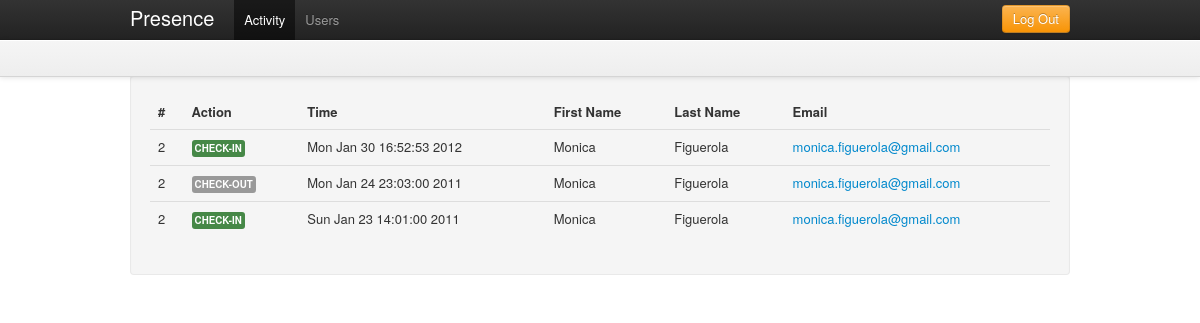
Page /admin/activity/ (signed in) on the earlier database version.
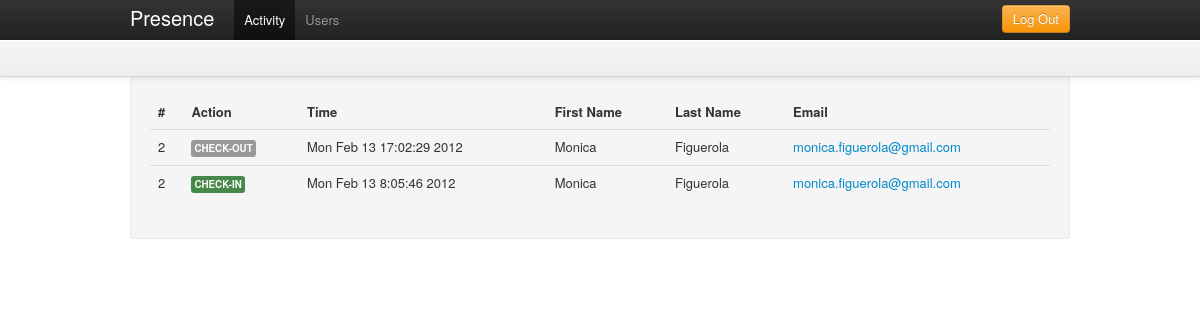
Same page on the later database version.
### tables this page shows
CREATE TABLE IF NOT EXISTS `presence_activity` (
  `id` int(11) NOT NULL AUTO_INCREMENT,
  `userid` varchar(250) NOT NULL,
  `action` varchar(50) NOT NULL,
  `timestamp` int(15) NOT NULL,
  PRIMARY KEY (`id`)
);

CREATE TABLE IF NOT EXISTS `presence_users` (
  `id` int(11) NOT NULL AUTO_INCREMENT,
  `email` varchar(150) NOT NULL,
  `password` varchar(50) NOT NULL,
  `role` varchar(20) NOT NULL,
  `firstname` varchar(200) NOT NULL,
  `lastname` varchar(300) NOT NULL,
  `mac` varchar(20) NOT NULL,
  PRIMARY KEY (`id`)
);

### public/index.php (called while the page is built, shortened)
<?php
require_once (ROOT . '/config/config.php');
global $CONFIG;
$dependencies = new DependencyContainer($CONFIG);
$url = isset($_GET['url']) ? $_GET['url'] : null;
$role = isset($_SESSION['role']) ? $_SESSION['role'] : null;
if ($url == null && $role == null) {
    $controller = "AuthController";
    $action = "asklogin";
    $url_params = array();
} else if ($url == null && isset($role)) {
    $controller = ucfirst($role) . 'Controller';
    $action = 'activity';
    $url_params = array();
} else {
    $url_params = explode('/', $url);
    $controller = ucfirst(array_shift($url_params));
    $action = $url_params[0] == null ? 'activity' : array_shift($url_params);
}
$extra_params = $_POST;
new $controller($dependencies, $action, array_merge($url_params, $extra_params));

### config/config.php (called while the page is built, shortened)
<?php
unset($CONFIG);
$CONFIG['wwwroot'] = 'http://localhost/presence-manager';
$CONFIG['debug'] = 1;
$CONFIG['verbose'] = 1;
$CONFIG['dbhost'] = 'localhost';
$CONFIG['dbname'] = 'presence';
$CONFIG['dbuser'] = 'root';
$CONFIG['dbpassword'] = 'doremi';

### lang/en.php (called while the page is built)
<?php
$STRINGS = null;
$STRINGS['brand'] = 'Presence';
$STRINGS['login'] = 'Login';
$STRINGS['help'] = 'Help';
$STRINGS['activity'] = 'Activity';
$STRINGS['users'] = 'Users';
$STRINGS['settings'] = 'Settings';
$STRINGS['user'] = 'User';
$STRINGS['home'] = 'Home';
$STRINGS['404'] = '404';
$STRINGS['user:update:success'] = 'User details updated successfully!';
$STRINGS['user:update:failed'] = 'User details update falied!';
$STRINGS['user:delete:success'] = 'User deleted successfully!';
$STRINGS['user:delete:failed'] = 'User deleition falied!';
$STRINGS['user:create:success'] = 'The new user has been created!';
$STRINGS['user:create:failed'] = 'Error creating new user!';
$STRINGS['user:create:duplicate'] = 'This user already exists!';
$STRINGS['admin:no:activities'] = 'No more activity!';
$STRINGS['add:user'] = 'Add User';
$STRINGS['create:user'] = 'Create User';

### lib/DB.php (called while the page is built, shortened)
<?php
class DB {
	static function getAllRecords($db, $sql, $params){
		$st = $db->prepare($sql);
        $st->execute($params);
        return $st->fetchAll(PDO::FETCH_ASSOC);
	}
}

### app/models/ActivityModel.php (called while the page is built, shortened)
<?php
class ActivityModel extends Model {
    public function __construct($dependencies) {
        $this->_table = 'presence_activity';
    }
    public function get_all_activity() {
		$sql = "SELECT pu.id, pa.userid, pa.action, pa.timestamp, pu.firstname, pu.lastname, pu.email
				FROM " . $this->_table . " pa
				JOIN presence_users pu ON pa.userid = pu.id
				ORDER BY pa.timestamp DESC";
		return DB::getAllRecords($this->_db, $sql, null);
    }
}

### app/controllers/AdminController.php (called while the page is built, shortened)
<?php
class AdminController extends Controller {
    private $_activity_model;
    public function __construct($dependencies, $action, $params) {
        global $CONFIG;
        $this->_dependencies = $dependencies;
        $this->_activity_model = new ActivityModel($this->_dependencies);
        if ($this->check_role('admin') && method_exists($this, $action)) {
            $this->$action($params);
        } else {
            Helper::redirect($CONFIG['wwwroot'] . '/error/notfound');
        }
    }
    public function activity() {
        $this->_view = new AdminActivityView($this->_activity_model->get_all_activity());
    }
}

### lib/DependencyContainer.php (called while the page is built)
<?php
class DependencyContainer {
    private $_instances = array();
    private $_params = array();
    public function __construct($params) {
        $this->_params = $params;
    }
    public function get_db() {
        if (empty($this->_instances['db']) ||
                !is_a($this->_instances, 'PDO')) {
            $this->_instances['db'] = new PDO(
                            "mysql:host=" . $this->_params['dbhost'] . ";
                 dbname=" . $this->_params['dbname'],
                            $this->_params['dbuser'],
                            $this->_params['dbpassword']
            );
        }
        return $this->_instances['db'];
    }
}

### app/model.class.php (called while the page is built, shortened)
<?php
class Model{
    public function __construct($dependencies){
        $this->_db = $dependencies->get_db();
    }
}

### lib/Helper.php (called while the page is built, shortened)
<?php
class Helper{
	static function get_event_description($event) {
        switch ($event) {
            case 'checkin': return 'Check-In';
            case 'checkout': return 'Check-Out';
		}
	}
    static function get_label_for_action($action){
       switch ($action) {
            case 'checkin': return 'label-success';
            case 'checkout': return '';
		}
    }
}

### app/views/AdminActivityView.php (the view, shortened to what this page needs)
<?php
class AdminActivityView extends View {
    private $_entries;
    public function __construct($entries, $alert = null) {
        $this->_entries = $entries;
    }
    public function menu() {
        global $CONFIG;
        return '
			<ul class="nav">
				<li class="active"><a href="' . $CONFIG['wwwroot'] . '/admin/activity">Activity</a></li>
                <li><a href="' . $CONFIG['wwwroot'] . '/admin/users">Users</a></li>
            </ul>
            <ul class="nav pull-right">
				<a class="btn btn-warning" href="' . $CONFIG['wwwroot'] . '/auth/logout">Log Out</a>
            </ul>';
    }
    public function content() {
        global $CONFIG;
        $activity_table_content = '';
        if (!empty($this->_entries)) {
            foreach ($this->_entries as $entry) {
                $activity_table_content .=
                '<tr>
					<td>' . $entry['id'] . '</td>
					<td><span class="label ' . Helper::get_label_for_action($entry['action']). '">' . Helper::get_event_description($entry['action']) . '</span></td>
					<td>' . date('D M j G:i:s Y', $entry['timestamp']) . '</td>
					<td>' . utf8_encode($entry['firstname']) . '</td>
                    <td>' . utf8_encode($entry['lastname']) . '</td>
					<td><a href="'.$CONFIG['wwwroot'].'/admin/user_details/'.$entry['id'].'">' . $entry['email'] . '</a></td>
				 </tr>
				';
            }
        }
        return '
        <section id="activity" class="well">
        '.$this->_alert.'
            <table class="table">
                <thead>
                    <tr>
                        <th>#</th>
                        <th>Action</th>
                        <th>Time</th>
                        <th>First Name</th>
                        <th>Last Name</th>
                        <th>Email</th>
                    </tr>
                </thead>
                <tbody>' . $activity_table_content . '
                </tbody>
            </table>
        </section>';
    }
}

### app/view.class.php (shortened to what this page needs)
<?php
abstract class View {
    private $_title;
    public function __destruct() {
        $this->render();
    }
    private function render() {
        global $CONFIG, $STRINGS;
        echo '<!DOCTYPE html>';
        echo '<html lang="en">
                <head>
                <meta charset="utf-8">
                    <title>' . $this->_title . ' | ' . $STRINGS['brand'] . '</title>
                    <link rel="stylesheet" href="' . $CONFIG['wwwroot'] . '/public/css/bootstrap.min.css" type="text/css">
                    <link rel="stylesheet" href="' . $CONFIG['wwwroot'] . '/public/css/presence.css" type="text/css">
                    <link rel="shortcut icon" href="' . $CONFIG['wwwroot'] . '/public/img/favicon.ico">
                    <script type="text/javascript" src="' . $CONFIG['wwwroot'] . '/public/js/jquery-1.7.1.min.js"></script>
                    <script type="text/javascript" src="' . $CONFIG['wwwroot'] . '/public/js/bootstrap-alert.js"></script>
                </head>
                <body>
                    <div class="navbar navbar-fixed-top">
                        <div class="navbar-inner">
                            <div class="container">
                                <a class="brand" href="'.$CONFIG['wwwroot'].'">'.$STRINGS['brand'].'</a>
                                <div class="nav-collapse">
                                    '.$this->menu().'
                                </div>
                            </div>
                        </div>
                    </div>
                    <div class="container">
                        <div class="subnav-fixed">
                            <div class="subnav-fixed-inner">
                                <div class="container">
                                    <ul class="subnav-pills">
                                        '.$this->subnav().'
                                    </ul>
                                </div>
                            </div>
                        </div>
                    '.$this->content().'
                    </div>
                </body>
                  ';
        echo '</html>';
    }
    protected function title($title) {
        $this->_title = $title;
    }
}

### public/css/presence.css (style rules this page uses)
html { overflow-y:scroll; }
body { padding-top:75px; }
.subnav-fixed { position:fixed; top:40px; left:0; right:0; z-index:1030; height:36px; width:100%; background-color: #EEE; background-repeat: repeat-x; background-image: -moz-linear-gradient(top, #f5f5f5 0%, #eeeeee 100%); background-image: -webkit-gradient(linear, left top, left bottom, color-stop(0%,#f5f5f5), color-stop(100%,#eeeeee)); background-image: -webkit-linear-gradient(top, #f5f5f5 0%,#eeeeee 100%); background-image: -ms-linear-gradient(top, #f5f5f5 0%,#eeeeee 100%); background-image: -o-linear-gradient(top, #f5f5f5 0%,#eeeeee 100%); filter: progid:DXImageTransform.Microsoft.gradient( startColorstr='#f5f5f5', endColorstr='#eeeeee',GradientType=0 ); background-image: linear-gradient(top, #f5f5f5 0%,#eeeeee 100%); border:none; border-bottom: 1px solid #D5D5D5; -webkit-box-shadow: inset 0 1px 0 #fff, 0 1px 5px rgba(0,0,0,.1); -moz-box-shadow: inset 0 1px 0 #fff, 0 1px 5px rgba(0,0,0,.1); box-shadow: inset 0 1px 0 #fff, 0 1px 5px rgba(0,0,0,.1); }

Differences in the rows shown:
removed presence_activity: userid "2", action "CHECK-IN", timestamp "Mon Jan 30 16:52:53 2012", userid.firstname "Monica", userid.lastname "Figuerola", userid.email "monica.figuerola@gmail.com"
changed presence_activity "CHECK-OUT": timestamp "Mon Jan 24 23:03:00 2011" → "Mon Feb 13 17:02:29 2012"
changed presence_activity "CHECK-IN": timestamp "Sun Jan 23 14:01:00 2011" → "Mon Feb 13 8:05:46 2012"
